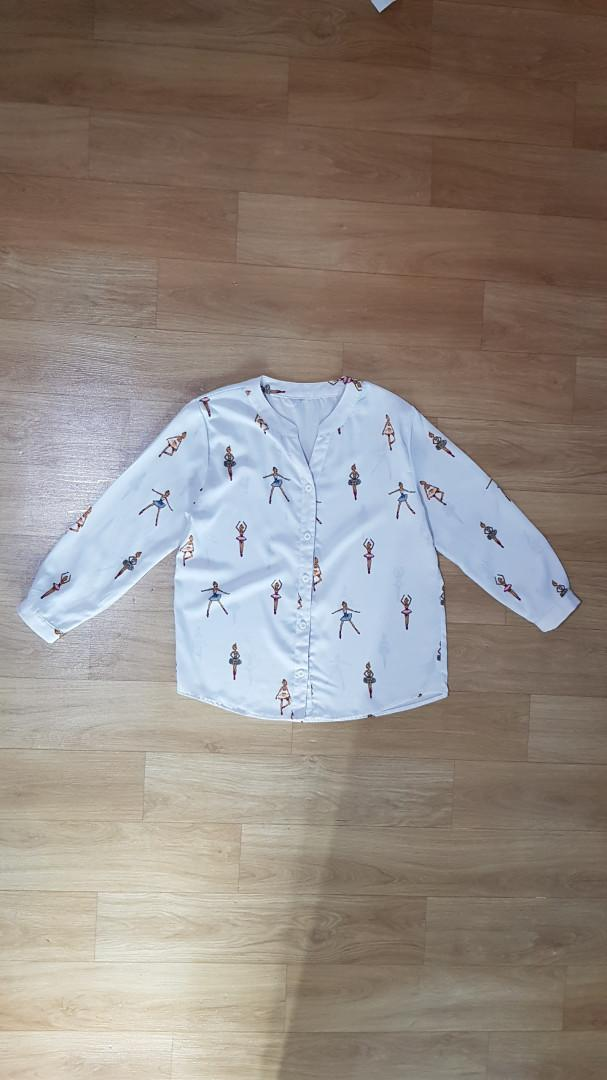
#> input picture backend/dataset/Sample/01.원천데이터/상품/상의/blouse/01_sou_000254_001266_front_02top_01blouse_woman.jpg, 607 x 1080 px
$ python -i image_processor.py   (imports and definitions only)
#> lines starting #> are read from the running program, lines starting #| are printed output that depends on the picture
from PIL import Image
import cv2
import numpy as np
import logging

logger = logging.getLogger(__name__)

class ImageProcessor:
    @staticmethod
    def preprocess_canny(image: Image.Image, low_threshold: int = 100, high_threshold: int = 200) -> Image.Image:
        """
        Preprocesses an image for ControlNet Canny edge detection.

        Args:
            image (Image.Image): Input image.
            low_threshold (int): Lower threshold for Canny.
            high_threshold (int): Higher threshold for Canny.

        Returns:
            Image.Image: The processed image suitable for ControlNet processing.
        """
#> called with low_threshold = 100, high_threshold = 200
        try:
            image_array = np.array(image)

            # Ensure image is in a format cv2 can handle (remove alpha if present or convert)
            if len(image_array.shape) == 3 and image_array.shape[2] == 4:
                 # Convert RGBA to RGB for Canny detection if needed, or just handle it.
                 # Canny expects grayscale usually or handles conversion internally?
                 # Standard practice: Convert to grayscale for canny
                 gray_image = cv2.cvtColor(image_array, cv2.COLOR_RGBA2GRAY)
            elif len(image_array.shape) == 3 and image_array.shape[2] == 3:
                 gray_image = cv2.cvtColor(image_array, cv2.COLOR_RGB2GRAY)
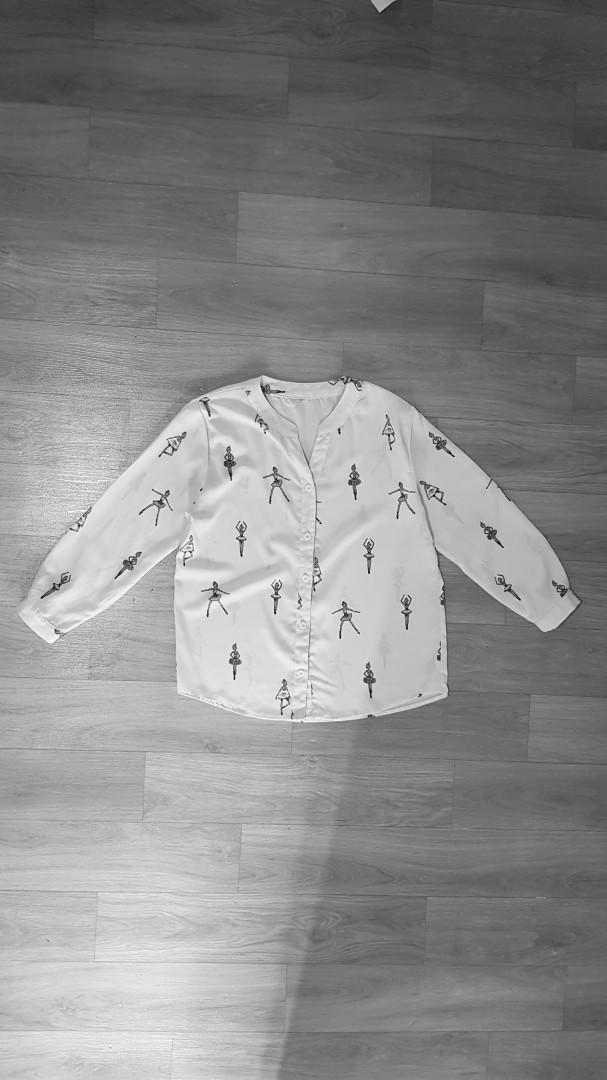
#> gray_image: shape (1080, 607); min 4, max 255, mean 138.2
            else:
                 # Assume grayscale
                 gray_image = image_array

            # Detect edges
            edges = cv2.Canny(gray_image, low_threshold, high_threshold)
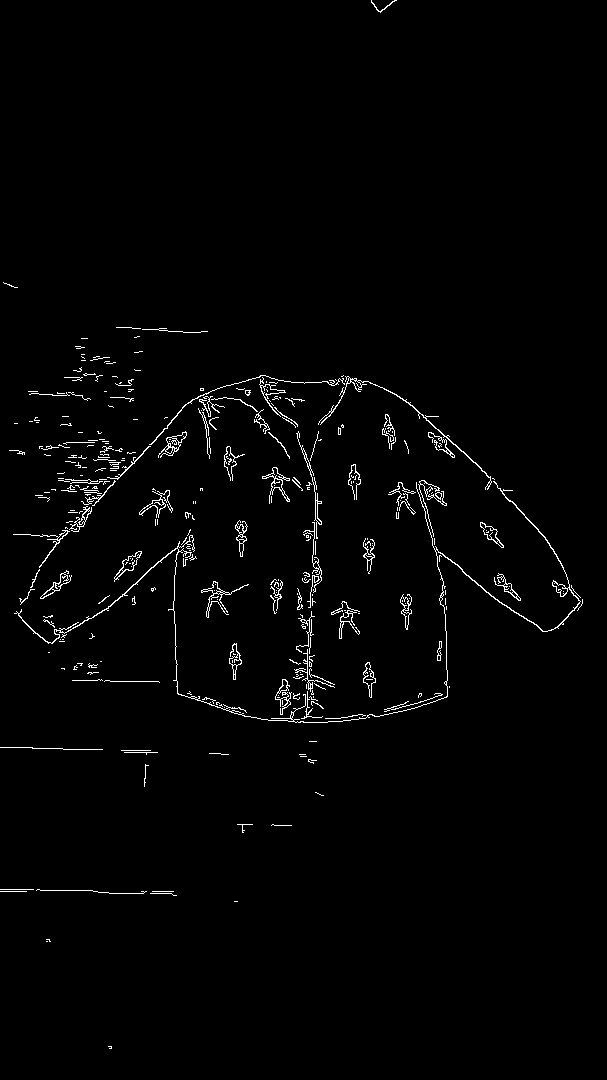
#> edges: shape (1080, 607); 1.6% white in thin lines or dots

            # Convert back to 3-channel image for ControlNet input compatibility
            edges_rgb = np.concatenate([edges[:, :, None]], axis=2)
            edges_rgb = np.concatenate([edges_rgb, edges_rgb, edges_rgb], axis=2)
#> edges_rgb: shape (1080, 607, 3); 1.6% white in thin lines or dots

            return Image.fromarray(edges_rgb)
        except Exception as e:
            logger.error(f"Error in Canny preprocessing: {str(e)}")
            raise e

    @staticmethod
    def resize_image(image: Image.Image, max_size: int = 1024) -> Image.Image:
        """
        Resizes an image while maintaining aspect ratio.
        """
        width, height = image.size
        if width > max_size or height > max_size:
            ratio = min(max_size / width, max_size / height)
            new_size = (int(width * ratio), int(height * ratio))
            return image.resize(new_size, Image.Resampling.LANCZOS)
        return image

>>> import cv2
>>> picture = cv2.cvtColor(cv2.imread('../../../dataset/Sample/01.원천데이터/상품/상의/blouse/01_sou_000254_001266_front_02top_01blouse_woman.jpg'), cv2.COLOR_BGR2RGB)
>>> result = ImageProcessor().preprocess_canny(picture)
